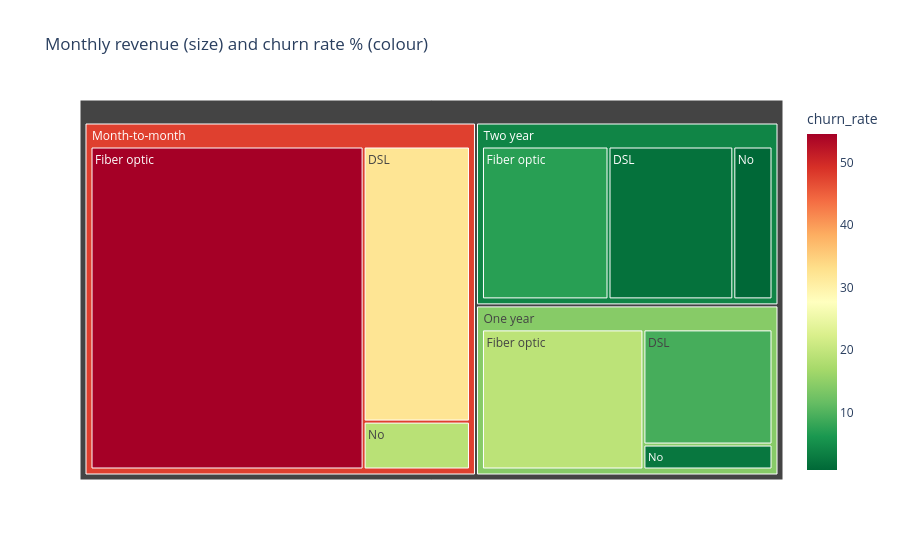

This figure's notebook cell:
### Markdown cell above
### 17. Treemap: where is the revenue and the churn?

### Code cell
agg = (df.groupby(["contract", "internet_service"])
         .agg(monthly_revenue=("monthly_charges", "sum"), churn_rate=("churn_flag", lambda s: round(s.mean() * 100, 1)))
         .reset_index())
fig = px.treemap(agg, path=["contract", "internet_service"], values="monthly_revenue", color="churn_rate",
                 color_continuous_scale="RdYlGn_r", title="Monthly revenue (size) and churn rate % (colour)")
save_html(fig, "17_treemap_revenue_churn")

### Figure 1 — Plotly figure (JSON) as saved in the notebook; plotly's stock layout.template omitted (floating-point values rounded to 4 significant figures)
{"data": [{"branchvalues": "total", "customdata": [[32.2], [54.6], [18.9], [9.3], [19.3], [2.5], [1.9], [7.2], [0.8], [47.77], [14.32], [4.06]], "domain": {"x": [0, 1], "y": [0, 1]}, "hovertemplate": "labels=%{label}<br>monthly_revenue=%{value}<br>parent=%{parent}<br>id=%{id}<br>churn_rate=%{color}<extra></extra>", "ids": ["Month-to-month/DSL", "Month-to-month/Fiber optic", "Month-to-month/No", "One year/DSL", "One year/Fiber optic", "One year/No", "Two year/DSL", "Two year/Fiber optic", "Two year/No", "Month-to-month", "One year", "Two year"], "labels": ["DSL", "Fiber optic", "No", "DSL", "Fiber optic", "No", "DSL", "Fiber optic", "No", "Month-to-month", "One year", "Two year"], "marker": {"coloraxis": "coloraxis", "colors": [32.2, 54.6, 18.9, 9.3, 19.3, 2.5, 1.9, 7.2, 0.8, 47.77, 14.32, 4.06]}, "name": "", "parents": ["Month-to-month", "Month-to-month", "Month-to-month", "One year", "One year", "One year", "Two year", "Two year", "Two year", "", "", ""], "type": "treemap", "values": [61420.0, 185200.0, 10690.0, 35000.0, 53240.0, 7578.0, 44250.0, 44860.0, 13890.0, 257300.0, 95820.0, 103000.0]}], "layout": {"coloraxis": {"autocolorscale": false, "colorbar": {"title": {"text": "churn_rate"}}, "colorscale": [[0, "rgb(0,104,55)"], [0.1, "rgb(26,152,80)"], [0.2, "rgb(102,189,99)"], [0.3, "rgb(166,217,106)"], [0.4, "rgb(217,239,139)"], [0.5, "rgb(255,255,191)"], [0.6, "rgb(254,224,139)"], [0.7, "rgb(253,174,97)"], [0.8, "rgb(244,109,67)"], [0.9, "rgb(215,48,39)"], [1, "rgb(165,0,38)"]]}, "legend": {"tracegroupgap": 0}, "title": {"text": "Monthly revenue (size) and churn rate % (colour)"}}}
